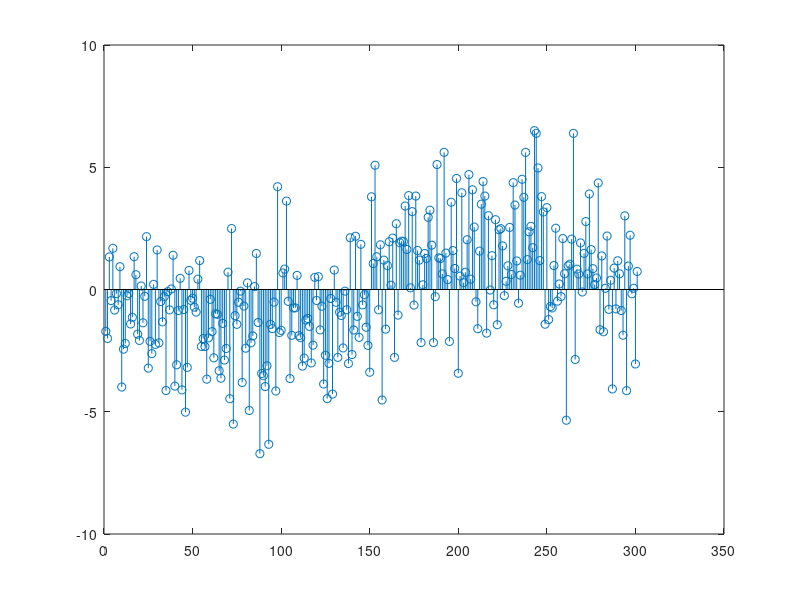

The MATLAB script that drew this image:
clear all
close all
clc

sigma_A = 2;

sigma_W = 2;

F_0 = 0.1;

N = 301;

n = linspace(0,10,N);


A = raylrnd(sqrt(sigma_A));

theta = -pi * 2 *pi *randn();

w = randn(1,N)*sigma_W;

f = A* cos(2*pi *F_0*n+theta)+w;

stem (f)
